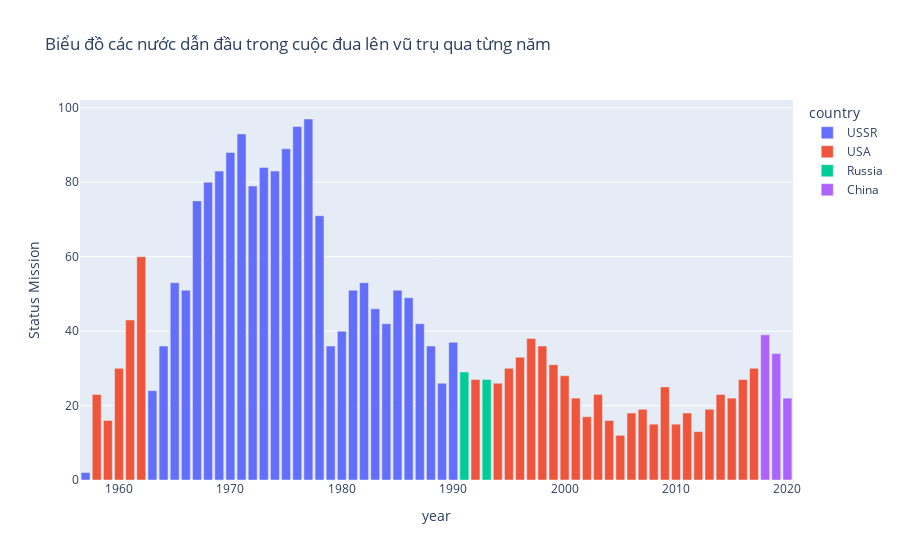

Notebook code cell kept with this figure:
### Markdown cell above
### Biểu đồ các nước dẫn đầu trong cuộc đua lên vũ trụ qua từng năm

### Code cell
launchCountry = spaceLaunch_df.groupby(["year","country"])["Status Mission"].count()
launchCountry = launchCountry.reset_index().sort_values(["year","Status Mission"],ascending = False)
launchCountry = pd.concat([group[1].head(1) for group in launchCountry.groupby(['year'])])

#Biểu đồ các nước dẫn đầu trong cuộc đua lên vũ trụ qua từng năm dựa theo số vụ phóng trong năm đó
fig = px.bar(launchCountry, x="year", y="Status Mission", color='country',
             title = "Biểu đồ các nước dẫn đầu trong cuộc đua lên vũ trụ qua từng năm")
fig.show()

### Figure 1 — Plotly figure (JSON) as saved in the notebook; plotly's stock layout.template omitted (floating-point values rounded to 4 significant figures)
{"data": [{"alignmentgroup": "True", "hovertemplate": "country=USSR<br>year=%{x}<br>Status Mission=%{y}<extra></extra>", "legendgroup": "USSR", "marker": {"color": "#636efa"}, "name": "USSR", "offsetgroup": "USSR", "orientation": "v", "showlegend": true, "textposition": "auto", "type": "bar", "x": [1957, 1963, 1964, 1965, 1966, 1967, 1968, 1969, 1970, 1971, 1972, 1973, 1974, 1975, 1976, 1977, 1978, 1979, 1980, 1981, 1982, 1983, 1984, 1985, 1986, 1987, 1988, 1989, 1990], "xaxis": "x", "y": [2, 24, 36, 53, 51, 75, 80, 83, 88, 93, 79, 84, 83, 89, 95, 97, 71, 36, 40, 51, 53, 46, 42, 51, 49, 42, 36, 26, 37], "yaxis": "y"}, {"alignmentgroup": "True", "hovertemplate": "country=USA<br>year=%{x}<br>Status Mission=%{y}<extra></extra>", "legendgroup": "USA", "marker": {"color": "#EF553B"}, "name": "USA", "offsetgroup": "USA", "orientation": "v", "showlegend": true, "textposition": "auto", "type": "bar", "x": [1958, 1959, 1960, 1961, 1962, 1992, 1994, 1995, 1996, 1997, 1998, 1999, 2000, 2001, 2002, 2003, 2004, 2005, 2006, 2007, 2008, 2009, 2010, 2011, 2012, 2013, 2014, 2015, 2016, 2017], "xaxis": "x", "y": [23, 16, 30, 43, 60, 27, 26, 30, 33, 38, 36, 31, 28, 22, 17, 23, 16, 12, 18, 19, 15, 25, 15, 18, 13, 19, 23, 22, 27, 30], "yaxis": "y"}, {"alignmentgroup": "True", "hovertemplate": "country=Russia<br>year=%{x}<br>Status Mission=%{y}<extra></extra>", "legendgroup": "Russia", "marker": {"color": "#00cc96"}, "name": "Russia", "offsetgroup": "Russia", "orientation": "v", "showlegend": true, "textposition": "auto", "type": "bar", "x": [1991, 1993], "xaxis": "x", "y": [29, 27], "yaxis": "y"}, {"alignmentgroup": "True", "hovertemplate": "country=China<br>year=%{x}<br>Status Mission=%{y}<extra></extra>", "legendgroup": "China", "marker": {"color": "#ab63fa"}, "name": "China", "offsetgroup": "China", "orientation": "v", "showlegend": true, "textposition": "auto", "type": "bar", "x": [2018, 2019, 2020], "xaxis": "x", "y": [39, 34, 22], "yaxis": "y"}], "layout": {"barmode": "relative", "legend": {"title": {"text": "country"}, "tracegroupgap": 0}, "title": {"text": "Biểu đồ các nước dẫn đầu trong cuộc đua lên vũ trụ qua từng năm"}, "xaxis": {"anchor": "y", "domain": [0, 1], "title": {"text": "year"}}, "yaxis": {"anchor": "x", "domain": [0, 1], "title": {"text": "Status Mission"}}}}
